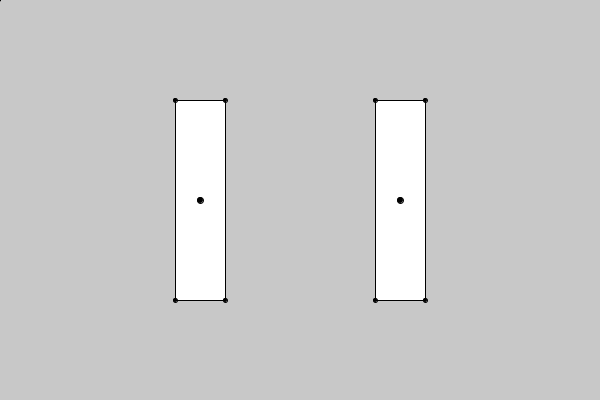
Frame 1 (no input)
Frame 60 (the mouse pressed at the canvas centre just before this capture): identical to frame 1, image omitted
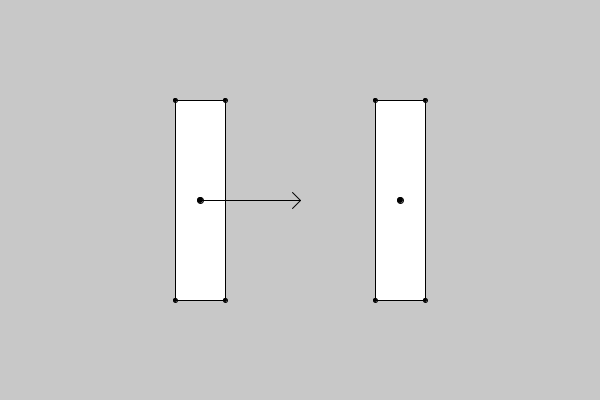
Frame 120 (the mouse held since frame 60 and released just before this capture)

The Processing sketch that drew these frames (run headless with seeded random() and noise(); from frame 60 on, the mouse is pressed at the canvas centre):

// Processing sketch: project_2_partb
// ── project_2_partb.pde
//Rigid Body Dynamics
//CSCI 5611 Physical Simulation [Exercise]
// Stephen J. Guy <sjguy@umn.edu>

//To use: Click to apply a force to the box at the point where the mouse is clicked.
//        Box will turn red while the click force is being applied.  

//TODO:
//  1. Currently, the simulation begins with the box tilted at an angle. Inspect
//     the variables that set the box's initial conditions and update the simulation
//     to start with the box vertically upright.
//  2. Right now, the box leaves the scene and doesn't come back. Fix it so that 
//     when you press the 'r' key the box resets its state. Be sure to update the
//     center to (200,200), the angle to 0, momentum to 0, and angular_momentum to 0 
//  3. The function apply_force() currently only does half of its job. It updates the
//     variable "total_force", but it also needs to update "total_torque". You can
//     compute the torque to apply in two steps:
//           1) displacement = force's position - object's center of mass
//           2) torque = cross(displacement,force)
//     This gives more torque to an object the further away from the center you push.
//  4. The previous step computes the torque we need to apply to the object, but
//     doesn't actually apply the torque yet. We need to update update_physics() to
//     handle torques. Here are the steps I recommend:
//           1) Update the angular momentum: torque is the derivative of angular momentum
//               just as force is the derivative of momentum
//           2) Compute the angular velocity: ang_velocity = angular_momentum/rotational_inertia
//           3) Update the orientation of the box: ang_velocity is the derivative of orientation
//           4) Reset the total torque back to 0 
//     You should now have working rotational dynamics!
//  5. We are still missing collisions between our box and the environment. I've
//     provided a helper function called "collisionTest()" that returns a custom struct
//     that reports information about the box and collisions with the far wall. Currently
//     we call this function, but don't use the results. I've provided a second helper
//     function called "resolveCollision()" that will update the box based on the collision.
//     Take the results from collisionTest() and provide them to resolveCollision().
//     The box should now bounce naturally off the right wall.
//  6. The collisionTest() function checks if any of the 4 corners hits the right wall.
//     Update this function to also test for collison against the left wall.
//     Test your implementation to make sure the box bounces off both walls.


//Challenge:
//  1. Currently the user's force only points rightwards. Use the arrow keys to change
//     the direction of the user's force arrow.
//  2. Allow the box to bounce off the top and bottom walls.
//  3. Add a second box to the scene! Break this into a few steps
//       1) Allow the new box to interact with the 4 walls and the click force
//       2) Detect if the corner of one box is inside the other box
//       3) Use the resources mentioned in resolveCollision() to update that function for object-object collisions
//     If you get this working, you'll have the basics of an impressive 2D physics engine
//  4. Other ideas: Allow other shapes besides boxes, add friction, add gravity

void setup(){
  size(600,400);
}

//Set inital conditions
float w = 50;
float h = 200;
float box_bounce = 0.8; //Coef. of restitution

float mass = 1;                         //Resistance to change in momentum/velocity
float rot_inertia = mass*(w*w+h*h)/12;  //Resistance to change in angular momentum/angular velocity

Vec2 momentum = new Vec2(0,0);          //Speed the box is translating (derivative of position)
float angular_momentum = 0;             //Speed the box is rotating (derivative of angle)

Vec2 center = new Vec2(200,200);        //Current position of center of mass
float angle = 0; /*radians*/          //Current rotation amount (orientation)

Vec2 total_force = new Vec2(0,0);       //Forces change position (center of mass)
float total_torque = 0;                 //Torques change orientation (angle)

Vec2 p1,p2,p3,p4;                       //4 corners of the box -- computed in updateCornerPositions()

//Set inital conditions
Vec2 momentum2 = new Vec2(0,0);          //Speed the box is translating (derivative of position)
float angular_momentum2 = 0;             //Speed the box is rotating (derivative of angle)

Vec2 center2 = new Vec2(400,200);        //Current position of center of mass
float angle2 = 0; /*radians*/          //Current rotation amount (orientation)

Vec2 total_force2 = new Vec2(0,0);       //Forces change position (center of mass)
float total_torque2 = 0;                 //Torques change orientation (angle)

Vec2 q1,q2,q3,q4;                       //4 corners of the box -- computed in updateCornerPositions()

float arrow_angle = 0;

//----------
// Physics Functions
void apply_force(Vec2 force, Vec2 applied_position, int boxNum){
  if (boxNum == 1) {
    total_force.add(force);
    //TODO: also update total_torque
    Vec2 displacement = applied_position.minus(center);
    total_torque += cross(displacement, force);
  }
  if (boxNum == 2) {
    total_force2.add(force);
    //TODO: also update total_torque
    Vec2 displacement2 = applied_position.minus(center2);
    total_torque2 += cross(displacement2, force);
  }
}

void update_physics(float dt){
  //Update center of mass
  momentum.add(total_force.times(dt));     //Linear Momentum = Force * time
  Vec2 box_vel = momentum.times(1.0/mass); //Velocity = Momentum / mass
  center.add(box_vel.times(dt));           //Position += Vel * time
  
  //TODO: update rotation
    //Angular Momentum = Torque * time
    //Angular Velocity = (Angular Momentum)/(Rotational Inertia)
    //Orientation += (Angular Velocity) * time
  angular_momentum += total_torque * dt;
  float angular_vel = angular_momentum / rot_inertia;
  angle += angular_vel * dt;
  
  //Reset forces and torques
  total_force = new Vec2(0,0); //Set forces to 0 after they've been applied
  /*TODO*/ //Set torques to 0 after the forces have been applied
  total_torque = 0;
  
  //Update center of mass
  momentum2.add(total_force2.times(dt));     //Linear Momentum = Force * time
  Vec2 box_vel2 = momentum2.times(1.0/mass); //Velocity = Momentum / mass
  center2.add(box_vel2.times(dt));           //Position += Vel * time
  
  //TODO: update rotation
    //Angular Momentum = Torque * time
    //Angular Velocity = (Angular Momentum)/(Rotational Inertia)
    //Orientation += (Angular Velocity) * time
  angular_momentum2 += total_torque2 * dt;
  float angular_vel2 = angular_momentum2 / rot_inertia;
  angle2 += angular_vel2 * dt;
  
  //Reset forces and torques
  total_force2 = new Vec2(0,0); //Set forces to 0 after they've been applied
  /*TODO*/ //Set torques to 0 after the forces have been applied
  total_torque2 = 0;
}


class ColideInfo{
  public boolean hit = false;
  public Vec2 hitPoint = new Vec2(0,0);
  public Vec2 objectNormal =  new Vec2(0,0);
  public int boxNum = 0;
}


void updateCornerPositions(){
  Vec2 right = new Vec2(cos(angle),sin(angle)).times(w/2);
  Vec2 up = new Vec2(-sin(angle),cos(angle)).times(-h/2);
  p1 = center.plus(right).plus(up); //bottom right corner
  p2 = center.plus(right).minus(up); //top right corner
  p3 = center.minus(right).plus(up); //bottom left corner
  p4 = center.minus(right).minus(up); //top left corner
  
  Vec2 right2 = new Vec2(cos(angle2),sin(angle2)).times(w/2);
  Vec2 up2 = new Vec2(-sin(angle2),cos(angle2)).times(-h/2);
  q1 = center2.plus(right2).plus(up2); //bottom right corner
  q2 = center2.plus(right2).minus(up2); //top right corner
  q3 = center2.minus(right2).plus(up2); //bottom left corner
  q4 = center2.minus(right2).minus(up2); //top left corner
}

ColideInfo collisionTest1(){
  updateCornerPositions(); //Compute the 4 corners: p1,p2,p3,p4
  //We only check if the corners collide
  
  ColideInfo info = new ColideInfo();
  //check if it hits right wall
  if (p1.x > 600){
    info.hitPoint = p1;
    info.hit = true;
    info.objectNormal = new Vec2(-1,0);
    info.boxNum = 1;
  }
  if (p2.x > 600){
    info.hitPoint = p2;
    info.hit = true;
    info.objectNormal = new Vec2(-1,0);
    info.boxNum = 1;
  }
  if (p3.x > 600){
    info.hitPoint = p3;
    info.hit = true;
    info.objectNormal = new Vec2(-1,0);
    info.boxNum = 1;
  }
  if (p4.x > 600){
    info.hitPoint = p4;
    info.hit = true;
    info.objectNormal = new Vec2(-1,0);
    info.boxNum = 1;
  }
  //TODO: Test the 4 corners against the left wall
  if (p1.x < 0){
    info.hitPoint = p1;
    info.hit = true;
    info.objectNormal = new Vec2(1,0);
    info.boxNum = 1;
  }
  if (p2.x < 0){
    info.hitPoint = p2;
    info.hit = true;
    info.objectNormal = new Vec2(1,0);
    info.boxNum = 1;
  }
  if (p3.x < 0){
    info.hitPoint = p3;
    info.hit = true;
    info.objectNormal = new Vec2(1,0);
    info.boxNum = 1;
  }
  if (p4.x < 0){
    info.hitPoint = p4;
    info.hit = true;
    info.objectNormal = new Vec2(1,0);
    info.boxNum = 1;
  }
  //check if it hits bottom wall
  if (p1.y > 400){
    info.hitPoint = p1;
    info.hit = true;
    info.objectNormal = new Vec2(0,-1);
    info.boxNum = 1;
  }
  if (p2.y > 400){
    info.hitPoint = p2;
    info.hit = true;
    info.objectNormal = new Vec2(0,-1);
    info.boxNum = 1;
  }
  if (p3.y > 400){
    info.hitPoint = p3;
    info.hit = true;
    info.objectNormal = new Vec2(0,-1);
    info.boxNum = 1;
  }
  if (p4.y > 400){
    info.hitPoint = p4;
    info.hit = true;
    info.objectNormal = new Vec2(0,-1);
    info.boxNum = 1;
  }
  //check if it hits top wall
  if (p1.y < 0){
    info.hitPoint = p1;
    info.hit = true;
    info.objectNormal = new Vec2(0,1);
    info.boxNum = 1;
  }
  if (p2.y < 0){
    info.hitPoint = p2;
    info.hit = true;
    info.objectNormal = new Vec2(0,1);
    info.boxNum = 1;
  }
  if (p3.y < 0){
    info.hitPoint = p3;
    info.hit = true;
    info.objectNormal = new Vec2(0,1);
    info.boxNum = 1;
  }
  if (p4.y < 0){
    info.hitPoint = p4;
    info.hit = true;
    info.objectNormal = new Vec2(0,1);
    info.boxNum = 1;
  }
  
  return info;
}

ColideInfo collisionTest2(){
  updateCornerPositions(); //Compute the 4 corners: p1,p2,p3,p4
  //We only check if the corners collide
  
  ColideInfo info = new ColideInfo();
  
  //check if it hits right wall
  if (q1.x > 600){
    info.hitPoint = q1;
    info.hit = true;
    info.objectNormal = new Vec2(-1,0);
    info.boxNum = 2;
  }
  if (q2.x > 600){
    info.hitPoint = q2;
    info.hit = true;
    info.objectNormal = new Vec2(-1,0);
    info.boxNum = 2;
  }
  if (q3.x > 600){
    info.hitPoint = q3;
    info.hit = true;
    info.objectNormal = new Vec2(-1,0);
    info.boxNum = 2;
  }
  if (q4.x > 600){
    info.hitPoint = q4;
    info.hit = true;
    info.objectNormal = new Vec2(-1,0);
    info.boxNum = 2;
  }
  //TODO: Test the 4 corners against the left wall
  if (q1.x < 0){
    info.hitPoint = q1;
    info.hit = true;
    info.objectNormal = new Vec2(1,0);
    info.boxNum = 2;
  }
  if (q2.x < 0){
    info.hitPoint = q2;
    info.hit = true;
    info.objectNormal = new Vec2(1,0);
    info.boxNum = 2;
  }
  if (q3.x < 0){
    info.hitPoint = q3;
    info.hit = true;
    info.objectNormal = new Vec2(1,0);
    info.boxNum = 2;
  }
  if (q4.x < 0){
    info.hitPoint = q4;
    info.hit = true;
    info.objectNormal = new Vec2(1,0);
    info.boxNum = 2;
  }
  //check if it hits bottom wall
  if (q1.y > 400){
    info.hitPoint = q1;
    info.hit = true;
    info.objectNormal = new Vec2(0,-1);
    info.boxNum = 2;
  }
  if (q2.y > 400){
    info.hitPoint = q2;
    info.hit = true;
    info.objectNormal = new Vec2(0,-1);
    info.boxNum = 2;
  }
  if (q3.y > 400){
    info.hitPoint = q3;
    info.hit = true;
    info.objectNormal = new Vec2(0,-1);
    info.boxNum = 2;
  }
  if (q4.y > 400){
    info.hitPoint = q4;
    info.hit = true;
    info.objectNormal = new Vec2(0,-1);
    info.boxNum = 2;
  }
  //check if it hits top wall
  if (q1.y < 0){
    info.hitPoint = q1;
    info.hit = true;
    info.objectNormal = new Vec2(0,1);
    info.boxNum = 2;
  }
  if (q2.y < 0){
    info.hitPoint = q2;
    info.hit = true;
    info.objectNormal = new Vec2(0,1);
    info.boxNum = 2;
  }
  if (q3.y < 0){
    info.hitPoint = q3;
    info.hit = true;
    info.objectNormal = new Vec2(0,1);
    info.boxNum = 2;
  }
  if (q4.y < 0){
    info.hitPoint = q4;
    info.hit = true;
    info.objectNormal = new Vec2(0,1);
    info.boxNum = 2;
  }
  
  return info;
}

//object to object collision test
ColideInfo objectCollisionTest(){
  updateCornerPositions(); //Compute the 4 corners: p1,p2,p3,p4
  //We only check if the corners collide
  
  ColideInfo info = new ColideInfo();
  
  //object to object collision
  if (point_in_box(p1, center2, w, h, angle2)) {
    info.hitPoint = p1;
    info.hit = true; 
    info.boxNum = 1;
  }
  if (point_in_box(p2, center2, w, h, angle2)) {
    info.hitPoint = p2;
    info.hit = true;  
    info.boxNum = 1;
  }
  if (point_in_box(p3, center2, w, h, angle2)) {
    info.hitPoint = p3;
    info.hit = true; 
    info.boxNum = 1;
  }
  if (point_in_box(p4, center2, w, h, angle2)) {
    info.hitPoint = p4;
    info.hit = true;  
    info.boxNum = 1;
  }
  if (point_in_box(q1, center, w, h, angle)) {
    info.hitPoint = q1;
    info.hit = true; 
    info.boxNum = 2;
  }
  if (point_in_box(q2, center, w, h, angle)) {
    info.hitPoint = q2;
    info.hit = true;  
    info.boxNum = 2;
  }
  if (point_in_box(q3, center, w, h, angle)) {
    info.hitPoint = q3;
    info.hit = true; 
    info.boxNum = 2;
  }
  if (point_in_box(q4, center, w, h, angle)) {
    info.hitPoint = q4;
    info.hit = true;
    info.boxNum = 2;
  }
  
  //set object normals
  if (info.boxNum == 1) {
    float minDist = 9999999.9;
    if (info.hitPoint.distanceTo(q1) + info.hitPoint.distanceTo(q2) < minDist) { //right
      minDist = info.hitPoint.distanceTo(q1) + info.hitPoint.distanceTo(q2);
      info.objectNormal = new Vec2(cos(angle2), sin(angle2));
    }
    if (info.hitPoint.distanceTo(q1) + info.hitPoint.distanceTo(q3) < minDist) { //top
      minDist = info.hitPoint.distanceTo(q1) + info.hitPoint.distanceTo(q3);
      info.objectNormal = new Vec2(sin(angle2), cos(angle2));
    }
    if (info.hitPoint.distanceTo(q2) + info.hitPoint.distanceTo(q4) < minDist) { //bottom
      minDist = info.hitPoint.distanceTo(q2) + info.hitPoint.distanceTo(q4);
      info.objectNormal = new Vec2(sin(angle2), -cos(angle2));
    }
    if (info.hitPoint.distanceTo(q3) + info.hitPoint.distanceTo(q4) < minDist) { //left
      minDist = info.hitPoint.distanceTo(q3) + info.hitPoint.distanceTo(q4);
      info.objectNormal = new Vec2(-cos(angle2), sin(angle2));
    }
  }
  if (info.boxNum == 2) {
    float minDist = 9999999.9;
    if (info.hitPoint.distanceTo(p1) + info.hitPoint.distanceTo(p2) < minDist) { //right
      minDist = info.hitPoint.distanceTo(p1) + info.hitPoint.distanceTo(p2);
      info.objectNormal = new Vec2(cos(angle), sin(angle));
    }
    if (info.hitPoint.distanceTo(p1) + info.hitPoint.distanceTo(p3) < minDist) { //top
      minDist = info.hitPoint.distanceTo(p1) + info.hitPoint.distanceTo(p3);
      info.objectNormal = new Vec2(sin(angle), cos(angle));
    }
    if (info.hitPoint.distanceTo(p2) + info.hitPoint.distanceTo(p4) < minDist) { //bottom
      minDist = info.hitPoint.distanceTo(p2) + info.hitPoint.distanceTo(p4);
      info.objectNormal = new Vec2(sin(angle), -cos(angle));
    }
    if (info.hitPoint.distanceTo(p3) + info.hitPoint.distanceTo(p4) < minDist) { //left
      minDist = info.hitPoint.distanceTo(p3) + info.hitPoint.distanceTo(p4);
      info.objectNormal = new Vec2(-cos(angle), sin(angle));
    }
  }
  
  return info;
}

//Updates momentum & angular_momentum based on collision using an impulse based method
//This method assumes you hit an immovable obstacle which simplifies the math
// see Eqn 8-18 of here: https://www.cs.cmu.edu/~baraff/sigcourse/notesd2.pdf
// or Eqn 9 here: http://www.chrishecker.com/images/e/e7/Gdmphys3.pdf
//for obstacle-obstacle collisions.
void resolveCollision(Vec2 hit_point, Vec2 hit_normal, float dt, int boxNum){
  if (boxNum == 1) {
    Vec2 r = hit_point.minus(center);
    Vec2 r_perp = perpendicular(r);
    Vec2 object_vel = momentum.times(1/mass);
    float object_angular_speed = angular_momentum/rot_inertia;
    Vec2 point_vel = object_vel.plus(r_perp.times(object_angular_speed));
    //println(point_vel,object_vel);
    float j = -(1+box_bounce)*dot(point_vel,hit_normal);
    j /= (1/mass + pow(dot(r_perp,hit_normal),2)/rot_inertia);
 
    Vec2 impulse = hit_normal.times(j);
    momentum.add(impulse);
    //println(momentum);
    angular_momentum += dot(r_perp,impulse);
  }
  
  if (boxNum == 2) {
    Vec2 r2 = hit_point.minus(center2);
    Vec2 r_perp2 = perpendicular(r2);
    Vec2 object_vel2 = momentum2.times(1/mass);
    float object_angular_speed2 = angular_momentum2/rot_inertia;
    Vec2 point_vel2 = object_vel2.plus(r_perp2.times(object_angular_speed2));
    //println(point_vel2,object_vel2);
    float j = -(1+box_bounce)*dot(point_vel2,hit_normal);
    j /= (1/mass + pow(dot(r_perp2,hit_normal),2)/rot_inertia);
 
    Vec2 impulse2 = hit_normal.times(j);
    momentum2.add(impulse2);
    //println(momentum2);
    angular_momentum2 += dot(r_perp2,impulse2);
  }
  
  update_physics(1.01*dt); //A small hack, better is just to move the object out of collision directly
}

void resolveObjectCollision(Vec2 hit_point, Vec2 hit_normal, float dt, int boxNum){
  Vec2 rAP = new Vec2 (0,0);
  Vec2 rBP = new Vec2 (0,0);
  Vec2 vAB = new Vec2 (0,0);
  
  if (boxNum == 1) {
    rAP = perpendicular(hit_point.minus(center));
    rBP = perpendicular(hit_point.minus(center2));
    vAB = momentum.times(1.0/mass).minus(momentum2.times(1.0/mass));
  }
  if (boxNum == 2) {
    rAP = perpendicular(hit_point.minus(center2));
    rBP = perpendicular(hit_point.minus(center));
    vAB = momentum2.times(1.0/mass).minus(momentum.times(1.0/mass));
  }
  
  float j = -(1 + box_bounce) * dot(vAB, hit_normal);
  j /= (dot(hit_normal, hit_normal) * (1.0/mass + 1.0/mass)) + (pow(dot(rAP, hit_normal), 2) / rot_inertia) + (pow(dot(rBP, hit_normal), 2) / rot_inertia);
  Vec2 impulse = hit_normal.times(j);
  
  momentum.add(impulse);
  angular_momentum += dot(rAP, impulse);
  
  float j2 = -j;
  Vec2 impulse2 = hit_normal.times(j2);
  
  momentum2.add(impulse2);
  angular_momentum2 += dot(rBP, impulse2);
  
  update_physics(1.01*dt);
}

void draw(){
  float dt = 1/frameRate;
  update_physics(dt);
  
  boolean clicked_box = mousePressed && point_in_box(new Vec2(mouseX, mouseY),center,w,h,angle);
  boolean clicked_box2 = mousePressed && point_in_box(new Vec2(mouseX, mouseY),center2,w,h,angle2);
  
  if (clicked_box) {
    Vec2 force = new Vec2(1,0).times(100);
    if (arrow_angle == 0) {
      force = new Vec2(1,0).times(100);
    }
    if (arrow_angle == 90) {
      force = new Vec2(0,1).times(100);
    }
    if (arrow_angle == 180) {
      force = new Vec2(-1,0).times(100);
    }
    if (arrow_angle == 270) {
      force = new Vec2(0,-1).times(100);
    }
    Vec2 hit_point = new Vec2(mouseX, mouseY);
    apply_force(force, hit_point, 1);
  }
  if (clicked_box2) {
    Vec2 force = new Vec2(1,0).times(100);
    if (arrow_angle == 0) {
      force = new Vec2(1,0).times(100);
    }
    if (arrow_angle == 90) {
      force = new Vec2(0,1).times(100);
    }
    if (arrow_angle == 180) {
      force = new Vec2(-1,0).times(100);
    }
    if (arrow_angle == 270) {
      force = new Vec2(0,-1).times(100);
    }
    Vec2 hit_point = new Vec2(mouseX, mouseY);
    apply_force(force, hit_point, 2);
  }
  
  ColideInfo info1 = collisionTest1(); //TODO: Use this result below
  
  //TODO the these values based on the results of a collision test
  Boolean hit_something1 = info1.hit; //Did I hit something?
  if (hit_something1){
    int hit_boxNum1 = info1.boxNum;
    Vec2 hit_point1 = info1.hitPoint;
    Vec2 hit_normal1 = info1.objectNormal;
    resolveCollision(hit_point1,hit_normal1,dt,hit_boxNum1);
  }
  
  ColideInfo info2 = collisionTest2(); //TODO: Use this result below
  
  //TODO the these values based on the results of a collision test
  Boolean hit_something2 = info2.hit; //Did I hit something?
  if (hit_something2){
    int hit_boxNum2 = info2.boxNum;
    Vec2 hit_point2 = info2.hitPoint;
    Vec2 hit_normal2 = info2.objectNormal;
    resolveCollision(hit_point2,hit_normal2,dt,hit_boxNum2);
  }
  
  ColideInfo objectInfo = objectCollisionTest(); //TODO: Use this result below
  
  //TODO the these values based on the results of a collision test
  Boolean object_hit_something = objectInfo.hit; //Did I hit something?
  if (object_hit_something){
    Vec2 hit_point = objectInfo.hitPoint;
    Vec2 hit_normal = objectInfo.objectNormal;
    resolveObjectCollision(hit_point,hit_normal,dt,objectInfo.boxNum);
  }
  
  //Vec2 box_vel = momentum.times(1/mass);
  //float box_speed = box_vel.length();
  //float box_agular_velocity = angular_momentum/rot_inertia;
  //float linear_kinetic_energy = .5*mass*box_speed*box_speed;
  //float rotational_kinetic_energy = .5*rot_inertia*box_agular_velocity*box_agular_velocity;
  //float total_kinetic_energy = linear_kinetic_energy+rotational_kinetic_energy;
  //println("Box Vel:",box_vel,"ang vel:",box_agular_velocity,"linear KE:",linear_kinetic_energy,"rotation KE:",rotational_kinetic_energy,"Total KE:",total_kinetic_energy);
  
  background(200); //Grey background
  
  fill(255);
  if (clicked_box){
    fill(255,200,200);
  }
  pushMatrix();
  translate(center.x,center.y);
  rotate(angle);
  rect(-w/2, -h/2, w, h);
  popMatrix();
  
  fill(0);
  circle(center.x, center.y, 6.0);
  
  circle(p1.x, p1.y, 4.0);
  circle(p2.x, p2.y, 4.0);
  circle(p3.x, p3.y, 4.0);
  circle(p4.x, p4.y, 4.0);
  
  fill(255);
  if (clicked_box2){
    fill(255,200,200);
  }
  pushMatrix();
  translate(center2.x,center2.y);
  rotate(angle2);
  rect(-w/2, -h/2, w, h);
  popMatrix();
  
  fill(0);
  circle(center2.x, center2.y, 6.0);
  
  circle(q1.x, q1.y, 4.0);
  circle(q2.x, q2.y, 4.0);
  circle(q3.x, q3.y, 4.0);
  circle(q4.x, q4.y, 4.0);
  
  drawArrow(mouseX, mouseY, 100, arrow_angle);
  
  //println("p1: " + p1);
  //println("p2: " + p2);
  //println("p3: " + p3);
  //println("p4: " + p4);
}


void keyPressed(){
  if (key == 'r'){
    println("Resetting the simulation");
    momentum = new Vec2(0,0);          //Speed the box is translating (derivative of position)
    angular_momentum = 0;             //Speed the box is rotating (derivative of angle)

    center = new Vec2(200,200);        //Current position of center of mass
    angle = 0; /*radians*/          //Current rotation amount (orientation)
    
    momentum2 = new Vec2(0,0);          //Speed the box is translating (derivative of position)
    angular_momentum2 = 0;             //Speed the box is rotating (derivative of angle)

    center2 = new Vec2(400,200);        //Current position of center of mass
    angle2 = 0; /*radians*/          //Current rotation amount (orientation)
    
    return;
  }
  if (keyCode == UP) {
    arrow_angle = 270;
  }
  if (keyCode == LEFT) {
    arrow_angle = 180;
  }
  if (keyCode == RIGHT) {
    arrow_angle = 0;
  }
  if (keyCode == DOWN) {
    arrow_angle = 90;
  }
}

//Returns true iff the point 'point' is inside the box
boolean point_in_box(Vec2 point, Vec2 box_center, float box_w, float box_h, float box_angle){
  Vec2 relative_pos = point.minus(box_center);
  Vec2 box_right = new Vec2(cos(box_angle),sin(box_angle));
  Vec2 box_up = new Vec2(sin(box_angle),cos(box_angle));
  float point_right = dot(relative_pos,box_right);
  float point_up = dot(relative_pos,box_up);
  if ((abs(point_right) < box_w/2) && (abs(point_up) < box_h/2))
    return true;
  return false;
}

void drawArrow(int cx, int cy, int len, float angle){
  pushMatrix();
  translate(cx, cy);
  rotate(radians(angle));
  line(-len,0,0, 0);
  line(0, 0,  - 8, -8);
  line(0, 0,  - 8, 8);
  popMatrix();
}

//---------------
//Vec 2 Library
//---------------

//Vector Library
//CSCI 5611 Vector 2 Library [Example]
// Stephen J. Guy <sjguy@umn.edu>

public class Vec2 {
  public float x, y;
  
  public Vec2(float x, float y){
    this.x = x;
    this.y = y;
  }
  
  public String toString(){
    return "(" + x+ "," + y +")";
  }
  
  public float length(){
    return sqrt(x*x+y*y);
  }
  
  public float lengthSqr(){
    return x*x+y*y;
  }
  
  public Vec2 plus(Vec2 rhs){
    return new Vec2(x+rhs.x, y+rhs.y);
  }
  
  public void add(Vec2 rhs){
    x += rhs.x;
    y += rhs.y;
  }
  
  public Vec2 minus(Vec2 rhs){
    return new Vec2(x-rhs.x, y-rhs.y);
  }
  
  public void subtract(Vec2 rhs){
    x -= rhs.x;
    y -= rhs.y;
  }
  
  public Vec2 times(float rhs){
    return new Vec2(x*rhs, y*rhs);
  }
  
  public void mul(float rhs){
    x *= rhs;
    y *= rhs;
  }
  
  public void clampToLength(float maxL){
    float magnitude = sqrt(x*x + y*y);
    if (magnitude > maxL){
      x *= maxL/magnitude;
      y *= maxL/magnitude;
    }
  }
  
  public void setToLength(float newL){
    float magnitude = sqrt(x*x + y*y);
    x *= newL/magnitude;
    y *= newL/magnitude;
  }
  
  public void normalize(){
    float magnitude = sqrt(x*x + y*y);
    x /= magnitude;
    y /= magnitude;
  }
  
  public Vec2 normalized(){
    float magnitude = sqrt(x*x + y*y);
    return new Vec2(x/magnitude, y/magnitude);
  }
  
  public float distanceTo(Vec2 rhs){
    float dx = rhs.x - x;
    float dy = rhs.y - y;
    return sqrt(dx*dx + dy*dy);
  }
}

Vec2 interpolate(Vec2 a, Vec2 b, float t){
  return a.plus((b.minus(a)).times(t));
}

float interpolate(float a, float b, float t){
  return a + ((b-a)*t);
}

float dot(Vec2 a, Vec2 b){
  return a.x*b.x + a.y*b.y;
}

//2D cross product is a funny concept
// ...its the 3D cross product but with z = 0
// ... (only the resulting z compontent is not zero so we just store is as a scalar)
float cross(Vec2 a, Vec2 b){
  return a.x*b.y - a.y*b.x;
}

Vec2 projAB(Vec2 a, Vec2 b){
  return b.times(a.x*b.x + a.y*b.y);
}

Vec2 perpendicular(Vec2 a){
  return new Vec2(-a.y,a.x);
}
